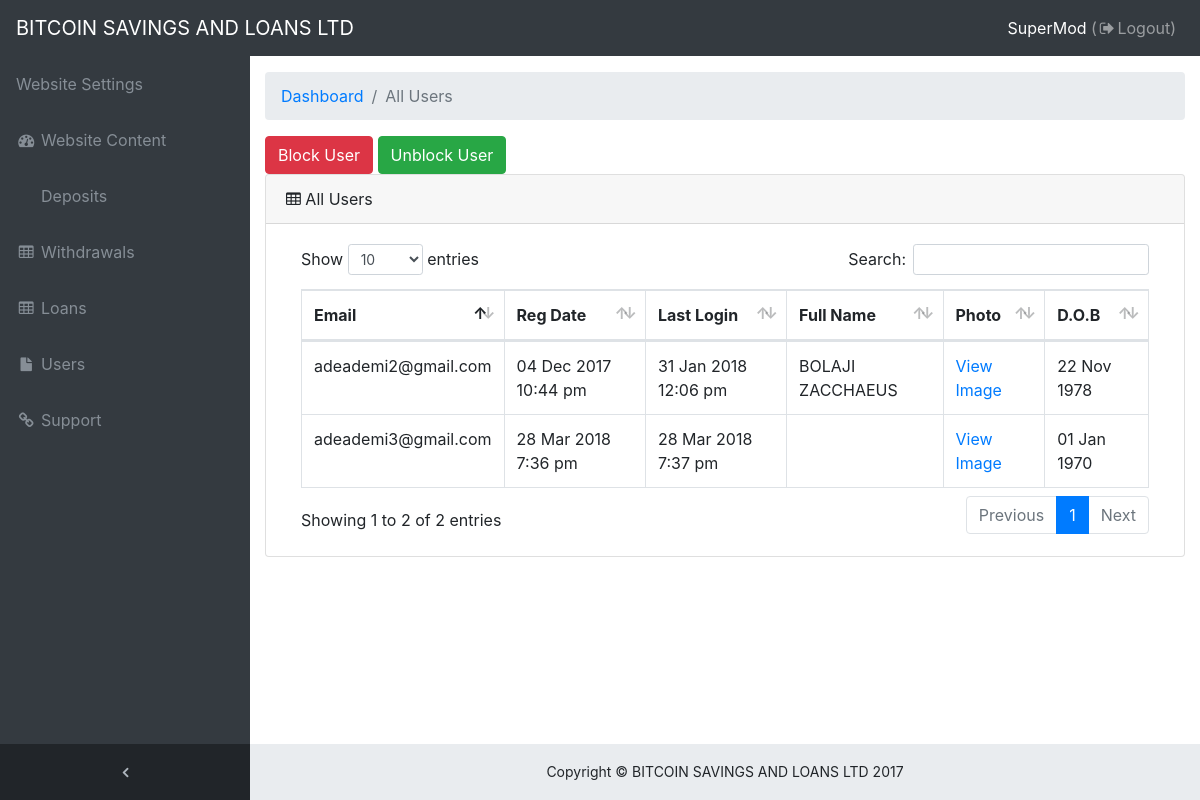
The app's page /admin/all-users.php (signed in) with its own data.
### tables this page shows
CREATE TABLE `options` (
  `admin_wallet` varchar(200) NOT NULL,
  `website_notice` text NOT NULL,
  `loan_processing_fee` decimal(11,8) NOT NULL,
  `minimum_loan` decimal(11,8) NOT NULL,
  `maximum_loan` decimal(11,8) NOT NULL,
  `rate1` int(2) NOT NULL,
  `rate2` int(2) NOT NULL,
  `rate3` int(2) NOT NULL,
  `rate4` int(2) NOT NULL,
  `rate5` int(2) NOT NULL,
  `rate6` int(2) NOT NULL,
  `website_name` varchar(200) NOT NULL,
  `website_tagline` varchar(200) NOT NULL,
  `update_time` int(25) NOT NULL
);

CREATE TABLE `users` (
  `user_id` int(11) NOT NULL,
  `email` varchar(200) NOT NULL,
  `password` varchar(200) NOT NULL,
  `balance` decimal(11,8) NOT NULL,
  `debt` decimal(11,8) NOT NULL,
  `wallet` varchar(200) NOT NULL,
  `reg_time` int(25) NOT NULL,
  `last_login` int(25) NOT NULL,
  `full_name` varchar(200) NOT NULL,
  `photo` varchar(200) NOT NULL,
  `idcard` varchar(200) NOT NULL,
  `email_code` varchar(200) DEFAULT NULL,
  `oaddress` varchar(200) NOT NULL,
  `raddress` varchar(200) NOT NULL,
  `phone` varchar(25) NOT NULL,
  `dob` int(25) NOT NULL,
  `occupation` varchar(200) NOT NULL,
  `reset_code` varchar(200) NOT NULL,
  `status` int(1) NOT NULL DEFAULT '1'
);

### includes/config.php (called while the page is built, shortened)
<?php
$host = "localhost";
$duname = "root";
$dpword = "";
$db_name = "esusu";
$user_table = "users";
$option_table = "options";
$con = mysqli_connect($host,$duname,$dpword,$db_name) or die("Cannot connect to database");
$option = mysqli_fetch_assoc(mysqli_query($con,"select * from $option_table"));

### admin/all-users.php (the view)
<?php
$page_name = "All Users";
require 'header.php';
?>
		  <a class="btn btn-danger" href="block-user">Block User</a>  <a class="btn btn-success" href="unblock-user">Unblock User</a>
      <div class="card mb-3">
        <div class="card-header">
          <i class="fa fa-table"></i> <?php echo $page_name; ?></div>
        <div class="card-body">
          <div class="table-responsive">
              <table class="table table-bordered" id="dataTable" width="100%" cellspacing="0">
              <thead>
                <tr>
                  <th>Email</th>
                  <th>Reg Date</th>
                  <th>Last Login</th>
                  <th>Full Name</th>
                  <th>Photo</th>
                  <th>D.O.B</th>
                </tr>
              </thead>
              <tbody>
			  <?php
$us = mysqli_query($con,"select * from $user_table order by reg_time desc limit 100");
while($ms = mysqli_fetch_assoc($us))
{
?>
                <tr>
                  <td><?php echo $ms['email']; ?></td>
                  <td><?php echo date('d M Y g:i a',$ms['reg_time']); ?></td>
				  <td><?php echo date('d M Y g:i a',$ms['last_login']); ?></td>
				  <td><?php echo $ms['full_name']; ?></td>
				  <td><a target="_blank" href="<?php echo $ms['photo']; ?>">View Image</a></td>
				   <td><?php echo date('d M Y',$ms['dob']); ?></td>
                </tr>
                <?php } ?>
              </tbody>
            </table>
          </div>
        </div>
      </div>
   <?php include 'footer.php'; ?>

### admin/header.php (shortened to what this page needs)
<?php
 require '../includes/config.php';
?>
<!DOCTYPE html>
<html lang="en">
<head>
  <link href="../vendor/bootstrap/css/bootstrap.min.css" rel="stylesheet">
  <link href="../vendor/font-awesome/css/font-awesome.min.css" rel="stylesheet" type="text/css">
  <link href="../vendor/datatables/dataTables.bootstrap4.css" rel="stylesheet">
  <link href="../css/sb-admin.css" rel="stylesheet">
</head>
<body class="fixed-nav sticky-footer bg-dark" id="page-top">
  <nav class="navbar navbar-expand-lg navbar-dark bg-dark fixed-top" id="mainNav">
    <a class="navbar-brand" href="index"><?php echo $option['website_name']; ?></a>
    <div class="collapse navbar-collapse" id="navbarResponsive">
      <ul class="navbar-nav navbar-sidenav" id="exampleAccordion">
	  <li class="nav-item" data-toggle="tooltip" data-placement="right" title="Dashboard">
          <a class="nav-link" href="website-option">
            <span class="nav-link-text">Website Settings</span>
          </a>
        </li>
        <li class="nav-item" data-toggle="tooltip" data-placement="right" title="Dashboard">
          <a class="nav-link" href="all-contents">
            <i class="fa fa-fw fa-dashboard"></i>
            <span class="nav-link-text">Website Content</span>
          </a>
        </li>
        <li class="nav-item" data-toggle="tooltip" data-placement="right" title="Charts">
          <a class="nav-link" href="dhistory">
            <span class="nav-link-text">Deposits</span>
          </a>
        </li>
        <li class="nav-item" data-toggle="tooltip" data-placement="right" title="Tables">
          <a class="nav-link" href="whistory">
            <i class="fa fa-fw fa-table"></i>
            <span class="nav-link-text">Withdrawals</span>
          </a>
        </li>
        <li class="nav-item" data-toggle="tooltip" data-placement="right" title="Components">
         <a class="nav-link" href="lhistory">
            <i class="fa fa-fw fa-table"></i>
            <span class="nav-link-text">Loans</span>
          </a>
        </li>
		<li class="nav-item" data-toggle="tooltip" data-placement="right" title="Components">
         <a class="nav-link" href="all-users">
            <i class="fa fa-fw fa-file"></i>
            <span class="nav-link-text">Users</span>
          </a>
        </li>
        <li class="nav-item" data-toggle="tooltip" data-placement="right" title="Link">
          <a class="nav-link" href="view-tickets">
            <i class="fa fa-fw fa-link"></i>
            <span class="nav-link-text">Support</span>
          </a>
        </li>
      </ul>
      <ul class="navbar-nav sidenav-toggler">
        <li class="nav-item">
          <a class="nav-link text-center" id="sidenavToggler">
            <i class="fa fa-fw fa-angle-left"></i>
          </a>
        </li>
      </ul>
      <ul class="navbar-nav ml-auto">
        <li class="nav-item">
          <a class="nav-link" data-toggle="modal" data-target="#exampleModal">
            <span style="color:white;"><?php echo $_SESSION['admin_name']; ?></span> (<i class="fa fa-fw fa-sign-out"></i>Logout)</a>
        </li>
      </ul>
    </div>
  </nav>
  <div class="content-wrapper">
    <div class="container-fluid">
      <ol class="breadcrumb">
        <li class="breadcrumb-item">
          <a href="index">Dashboard</a>
        </li>
        <li class="breadcrumb-item active"><?php echo $page_name; ?></li>
      </ol>

### admin/footer.php (shortened to what this page needs)
 <footer class="sticky-footer">
      <div class="container">
        <div class="text-center">
          <small>Copyright © <?php echo $option['website_name']; ?> 2017</small>
        </div>
      </div>
    </footer>
  </div>
</body>
</html>

### css/sb-admin.css (style rules this page uses)
html { position: relative; min-height: 100%; }
body { overflow-x: hidden; }
body.sticky-footer { margin-bottom: 56px; }
body.sticky-footer .content-wrapper { min-height: calc(100vh - 56px - 56px); }
body.fixed-nav { padding-top: 56px; }
.content-wrapper { min-height: calc(100vh - 56px); padding-top: 1rem; }
#mainNav .navbar-collapse { overflow: auto; max-height: 75vh; }
#mainNav .navbar-collapse .navbar-nav .nav-item .nav-link { cursor: pointer; }
#mainNav .navbar-collapse .sidenav-toggler { display: none; }
@media (min-width: 992px) { #mainNav .navbar-brand { width: 250px; } }
@media (min-width: 992px) { #mainNav .navbar-collapse { overflow: visible; max-height: none; } }
@media (min-width: 992px) { #mainNav .navbar-collapse .navbar-sidenav { position: absolute; top: 0; left: 0; overflow-x: hidden; overflow-y: auto; -webkit-flex-direction: column; -ms-flex-direction: column; flex-direction: column; margin-top: 56px; } }
@media (min-width: 992px) { #mainNav .navbar-collapse .navbar-sidenav > .nav-item { width: 250px; padding: 0; } }
@media (min-width: 992px) { #mainNav .navbar-collapse .navbar-sidenav > .nav-item > .nav-link { padding: 1em; } }
#mainNav.fixed-top .sidenav-toggler { display: none; }
@media (min-width: 992px) { #mainNav.fixed-top .navbar-sidenav { height: calc(100vh - 112px); } }
@media (min-width: 992px) { #mainNav.fixed-top .sidenav-toggler { position: absolute; top: 0; left: 0; display: flex; overflow-x: hidden; overflow-y: auto; -webkit-flex-direction: column; -ms-flex-direction: column; flex-direction: column; margin-top: calc(100vh - 56px); } }
@media (min-width: 992px) { #mainNav.fixed-top .sidenav-toggler > .nav-item { width: 250px; padding: 0; } }
@media (min-width: 992px) { #mainNav.fixed-top .sidenav-toggler > .nav-item > .nav-link { padding: 1em; } }
#mainNav.fixed-top.navbar-dark .sidenav-toggler { background-color: #212529; }
#mainNav.fixed-top.navbar-dark .sidenav-toggler a i { color: #adb5bd; }
.content-wrapper { overflow-x: hidden; background: white; }
@media (min-width: 992px) { .content-wrapper { margin-left: 250px; } }
#sidenavToggler i { font-weight: 800; }
#mainNav.navbar-dark .navbar-collapse .navbar-sidenav > .nav-item > .nav-link { color: #868e96; }
@media (min-width: 992px) { #mainNav.navbar-dark .navbar-collapse .navbar-sidenav { background: #343a40; } }
footer.sticky-footer { position: absolute; right: 0; bottom: 0; width: 100%; height: 56px; background-color: #e9ecef; line-height: 55px; }
@media (min-width: 992px) { footer.sticky-footer { width: calc(100% - 250px); } }

### records on screen
options: website_name "BITCOIN SAVINGS AND LOANS LTD"
users: email "adeademi3@gmail.com", reg_time "28 Mar 2018 7:36 pm", last_login "28 Mar 2018 7:37 pm", dob "01 Jan 1970"
users: email "adeademi2@gmail.com", reg_time "04 Dec 2017 10:44 pm", last_login "31 Jan 2018 12:06 pm", full_name "BOLAJI ZACCHAEUS", dob "22 Nov 1978"

### other values on screen
$_SESSION['admin_name'] "SuperMod"
$page_name "All Users"
